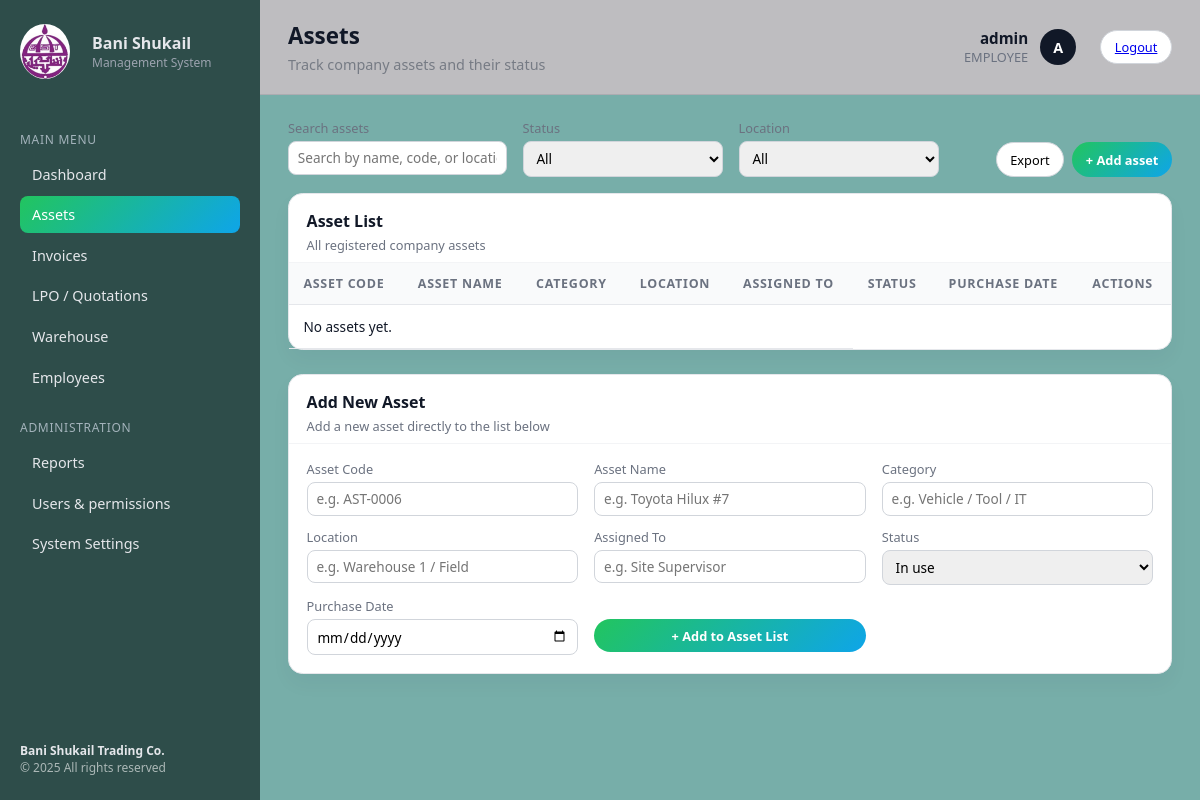
The page /assets/ (signed in) on the database its author committed.
### accounts/models.py (models this page shows, shortened)
class User(AbstractUser):
    class Role(models.TextChoices):
        ADMIN = "ADMIN", "Admin"
        EMPLOYEE = "EMPLOYEE", "Employee"
    role = models.CharField(max_length=20, choices=Role.choices, default=Role.EMPLOYEE)

### assets/views.py (the view)
# urls.py: path("assets/", views.list_assets, name="list"),
@login_required
def list_assets(request):
    return render(request, "assets.html", {
        "title": "Assets",
        "subtitle": "Track company assets and their status",
        "active": "assets",
        "assets": Asset.objects.order_by("code"),
    })

### templates/assets.html (shortened to what this page needs)
{% extends 'base.html' %}
{% block content %}
            <div class="toolbar">
                <div class="toolbar-left">
                    <div class="field-group">
                        <label for="search-asset">Search assets</label>
                        <input id="search-asset" type="text" placeholder="Search by name, code, or location" />
                    </div>
                    <div class="field-group">
                        <label for="filter-status">Status</label>
                        <select id="filter-status">
                            <option value="">All</option>
                        </select>
                    </div>
                    <div class="field-group">
                        <label for="filter-location">Location</label>
                        <select id="filter-location">
                            <option value="">All</option>
                        </select>
                    </div>
                </div>
                <div class="toolbar-right">
                    <button class="btn-secondary" onclick="exportAssets()">Export</button>
                    <button class="btn-primary" onclick="scrollToAddAsset()">+ Add asset</button>
                </div>
            </div>
            <div class="panel table-panel assets-print-area">
                <div class="panel-header">
                    <div class="panel-title">Asset List</div>
                    <div class="panel-subtitle">All registered company assets</div>
                </div>
                <div class="panel-body table-wrapper">
                    <table class="data-table" id="assets-table">
                        <thead>
                        <tr>
                            <th>Asset Code</th>
                            <th>Asset Name</th>
                            <th>Category</th>
                            <th>Location</th>
                            <th>Assigned To</th>
                            <th>Status</th>
                            <th>Purchase Date</th>
                            <th class="no-print">Actions</th>
                        </tr>
                        </thead>
                        <tbody>
{% for a in assets %}
<tr>
  <td>{{ a.code }}</td>
  <td>{{ a.name }}</td>
  <td>{{ a.location }}</td>
  <td><span class="badge">{{ a.get_status_display }}</span></td>
  <td>{{ a.notes|default:"" }}</td>
</tr>
{% empty %}
<tr><td colspan="5" class="small-text">No assets yet.</td></tr>
{% endfor %}
</tbody>
                    </table>
                </div>
            </div>
            <div class="panel no-print" id="add-asset-panel" style="margin-top: 1.5rem;">
                <div class="panel-header">
                    <div class="panel-title">Add New Asset</div>
                    <div class="panel-subtitle">Add a new asset directly to the list below</div>
                </div>
                <div class="panel-body">
                    <div class="form-grid-3">
                        <div class="field-group">
                            <label for="asset-code">Asset Code</label>
                            <input id="asset-code" type="text" placeholder="e.g. AST-0006" />
                        </div>
                        <div class="field-group">
                            <label for="asset-name">Asset Name</label>
                            <input id="asset-name" type="text" placeholder="e.g. Toyota Hilux #7" />
                        </div>
                        <div class="field-group">
                            <label for="asset-category">Category</label>
                            <input id="asset-category" type="text" placeholder="e.g. Vehicle / Tool / IT" />
                        </div>
                        <div class="field-group">
                            <label for="asset-location">Location</label>
                            <input id="asset-location" type="text" placeholder="e.g. Warehouse 1 / Field" />
                        </div>
                        <div class="field-group">
                            <label for="asset-assigned">Assigned To</label>
                            <input id="asset-assigned" type="text" placeholder="e.g. Site Supervisor" />
                        </div>
                        <div class="field-group">
                            <label for="asset-status">Status</label>
                            <select id="asset-status">
                                <option value="In use">In use</option>
                            </select>
                        </div>
                        <div class="field-group">
                            <label for="asset-date">Purchase Date</label>
                            <input id="asset-date" type="date" />
                        </div>
                        <div class="field-group">
                            <label>&nbsp;</label>
                            <button class="btn-primary full-width" type="button" onclick="addAsset()">+ Add to Asset List</button>
                        </div>
                    </div>
                </div>
            </div>
{% endblock %}

### templates/includes/topbar.html (shortened to what this page needs)
<header class="topbar">
  <div class="topbar-left">
    <h1 class="page-title">{{ title }}</h1>
    {% if subtitle %}<p class="page-subtitle">{{ subtitle }}</p>{% endif %}
  </div>
  <div class="topbar-right">
    <div class="user-info">
      <div class="user-name">{{ request.user.get_full_name|default:request.user.username }}</div>
      <div class="user-role">{% if request.user.is_authenticated %}{{ request.user.role|default:"" }}{% endif %}</div>
    </div>
    <div class="user-avatar">{{ request.user.username|first|upper }}</div>
    <a class="btn-secondary" href="{% url 'accounts:logout' %}" style="margin-left:12px;">Logout</a>
  </div>
</header>

### static/style.css (style rules this page uses)
* { box-sizing: border-box; margin: 0; padding: 0; font-family: system-ui, -apple-system, BlinkMacSystemFont, "Segoe UI", sans-serif; }
body { background-color: #77aea9; color: #111827; }
.topbar { display: flex; justify-content: space-between; align-items: center; padding: 1.25rem 1.75rem; border-bottom: 1px solid rgba(17, 24, 39, 0.10); background: #bebdc0; }
.page-title { font-size: 1.4rem; font-weight: 700; }
.page-subtitle { font-size: 0.9rem; color: #767b84; margin-top: 0.25rem; }
.topbar-right { display: flex; align-items: center; gap: 0.75rem; }
.user-info { text-align: right; }
.user-name { font-size: 0.95rem; font-weight: 600; }
.user-role { font-size: 0.8rem; color: #6b7280; }
.user-avatar { width: 36px; height: 36px; border-radius: 999px; background: #111827; color: #ffffff; display: flex; align-items: center; justify-content: center; font-size: 0.9rem; font-weight: 600; }
.panel { background: #ffffff; border-radius: 0.9rem; box-shadow: 0 10px 20px rgba(15, 23, 42, 0.04); border: 1px solid #e5e7eb; display: flex; flex-direction: column; }
.panel-header { padding: 1rem 1.1rem 0.5rem; border-bottom: 1px solid #f3f4f6; }
.panel-title { font-size: 1rem; font-weight: 600; }
.panel-subtitle { font-size: 0.8rem; color: #6b7280; margin-top: 0.25rem; }
.panel-body { padding: 1rem 1.1rem 1.1rem; }
.toolbar { display: flex; justify-content: space-between; align-items: flex-end; gap: 1rem; margin-bottom: 1rem; flex-wrap: wrap; }
.toolbar-left { display: flex; flex-wrap: wrap; gap: 0.75rem 1rem; }
.toolbar-right { display: flex; gap: 0.5rem; flex-wrap: wrap; }
.field-group { display: flex; flex-direction: column; gap: 0.25rem; font-size: 0.8rem; }
.field-group label { color: #6b7280; }
.field-group input, .field-group select { min-width: 200px; padding: 0.4rem 0.55rem; border-radius: 0.5rem; border: 1px solid #d1d5db; font-size: 0.85rem; outline: none; }
.btn-primary { border: none; outline: none; padding: 0.45rem 0.85rem; border-radius: 999px; background: linear-gradient(135deg, #22c55e, #0ea5e9); color: #ffffff; font-size: 0.8rem; font-weight: 600; cursor: pointer; white-space: nowrap; }
.btn-secondary { border-radius: 999px; border: 1px solid #d1d5db; padding: 0.45rem 0.85rem; background: #ffffff; font-size: 0.8rem; font-weight: 500; cursor: pointer; white-space: nowrap; }
.table-panel { margin-top: 0.75rem; }
.table-wrapper { padding: 0; }
.data-table { width: 100%; border-collapse: collapse; font-size: 0.85rem; }
.data-table thead { background: #f9fafb; }
.data-table th, .data-table td { padding: 0.75rem 0.9rem; text-align: left; border-bottom: 1px solid #e5e7eb; white-space: nowrap; }
.data-table th { font-size: 0.78rem; text-transform: uppercase; letter-spacing: 0.06em; color: #6b7280; }
.form-grid-3 { display: grid; grid-template-columns: repeat(3, minmax(0, 1fr)); gap: 0.75rem 1rem; }
.full-width { width: 100%; justify-content: center; }

### rows shown on the page
User: user.get_full_name "admin", user.role "EMPLOYEE", user.username|first "A"

### other values the page prints
{{ title }} "Assets"
{{ subtitle }} "Track company assets and their status"
